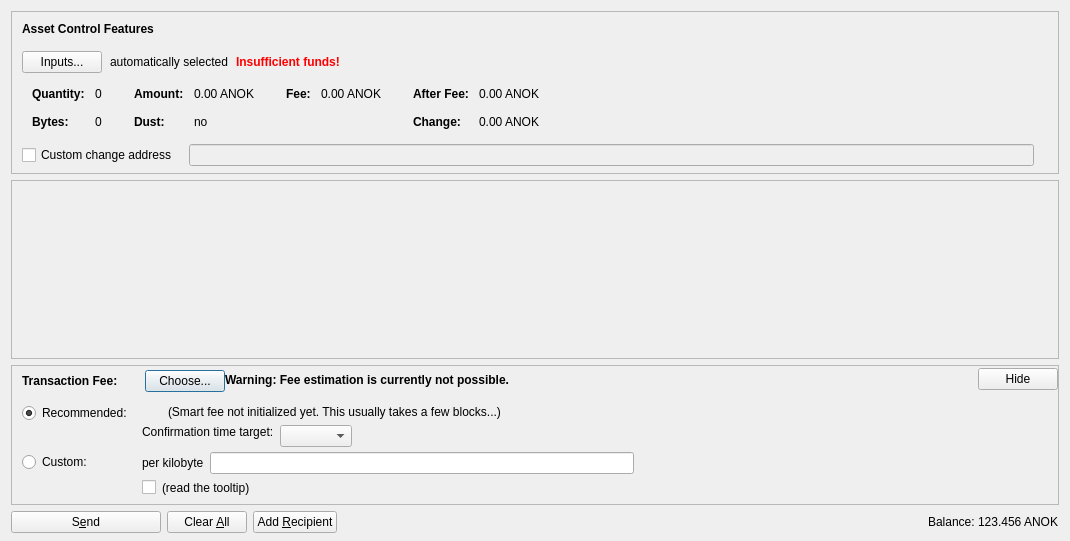
<?xml version="1.0" encoding="UTF-8"?>
<ui version="4.0">
 <class>AssetsDialog</class>
 <widget class="QDialog" name="AssetsDialog">
  <property name="geometry">
   <rect>
    <x>0</x>
    <y>0</y>
    <width>1070</width>
    <height>541</height>
   </rect>
  </property>
  <property name="windowTitle">
   <string>Send Coins</string>
  </property>
  <layout class="QVBoxLayout" name="verticalLayout" stretch="0">
   <property name="bottomMargin">
    <number>8</number>
   </property>
   <item>
    <layout class="QVBoxLayout" name="verticalLayout_3">
     <property name="spacing">
      <number>6</number>
     </property>
     <property name="leftMargin">
      <number>0</number>
     </property>
     <property name="topMargin">
      <number>0</number>
     </property>
     <property name="rightMargin">
      <number>0</number>
     </property>
     <property name="bottomMargin">
      <number>0</number>
     </property>
     <item>
      <widget class="QFrame" name="frameAssetControl">
       <property name="sizePolicy">
        <sizepolicy hsizetype="Expanding" vsizetype="Fixed">
         <horstretch>0</horstretch>
         <verstretch>0</verstretch>
        </sizepolicy>
       </property>
       <property name="maximumSize">
        <size>
         <width>16777215</width>
         <height>16777215</height>
        </size>
       </property>
       <property name="frameShape">
        <enum>QFrame::StyledPanel</enum>
       </property>
       <property name="frameShadow">
        <enum>QFrame::Sunken</enum>
       </property>
       <layout class="QVBoxLayout" name="verticalLayoutAssetControl2">
        <property name="spacing">
         <number>0</number>
        </property>
        <property name="leftMargin">
         <number>0</number>
        </property>
        <property name="topMargin">
         <number>0</number>
        </property>
        <property name="rightMargin">
         <number>0</number>
        </property>
        <property name="bottomMargin">
         <number>6</number>
        </property>
        <item>
         <layout class="QVBoxLayout" name="verticalLayoutAssetControl" stretch="0,0,0,0,1">
          <property name="spacing">
           <number>0</number>
          </property>
          <property name="leftMargin">
           <number>10</number>
          </property>
          <property name="topMargin">
           <number>10</number>
          </property>
          <item>
           <layout class="QHBoxLayout" name="horizontalLayoutAssetControl1">
            <property name="bottomMargin">
             <number>15</number>
            </property>
            <item>
             <widget class="QLabel" name="labelAssetControlFeatures">
              <property name="sizePolicy">
               <sizepolicy hsizetype="Preferred" vsizetype="Maximum">
                <horstretch>0</horstretch>
                <verstretch>0</verstretch>
               </sizepolicy>
              </property>
              <property name="font">
               <font>
                <weight>75</weight>
                <bold>true</bold>
               </font>
              </property>
              <property name="styleSheet">
               <string notr="true">font-weight:bold;</string>
              </property>
              <property name="text">
               <string>Asset Control Features</string>
              </property>
             </widget>
            </item>
           </layout>
          </item>
          <item>
           <layout class="QHBoxLayout" name="horizontalLayoutAssetControl2" stretch="0,0,0,0">
            <property name="spacing">
             <number>8</number>
            </property>
            <property name="bottomMargin">
             <number>10</number>
            </property>
            <item>
             <widget class="QPushButton" name="pushButtonAssetControl">
              <property name="styleSheet">
               <string notr="true"/>
              </property>
              <property name="text">
               <string>Inputs...</string>
              </property>
              <property name="autoDefault">
               <bool>false</bool>
              </property>
             </widget>
            </item>
            <item>
             <widget class="QLabel" name="labelAssetControlAutomaticallySelected">
              <property name="text">
               <string>automatically selected</string>
              </property>
              <property name="margin">
               <number>5</number>
              </property>
             </widget>
            </item>
            <item>
             <widget class="QLabel" name="labelAssetControlInsuffFunds">
              <property name="font">
               <font>
                <weight>75</weight>
                <bold>true</bold>
               </font>
              </property>
              <property name="styleSheet">
               <string notr="true">color:red;font-weight:bold;</string>
              </property>
              <property name="text">
               <string>Insufficient funds!</string>
              </property>
              <property name="margin">
               <number>5</number>
              </property>
             </widget>
            </item>
            <item>
             <spacer name="horizontalSpacerAssetControl">
              <property name="orientation">
               <enum>Qt::Horizontal</enum>
              </property>
              <property name="sizeHint" stdset="0">
               <size>
                <width>40</width>
                <height>1</height>
               </size>
              </property>
             </spacer>
            </item>
           </layout>
          </item>
          <item>
           <widget class="QWidget" name="widgetAssetControl" native="true">
            <property name="sizePolicy">
             <sizepolicy hsizetype="Preferred" vsizetype="Preferred">
              <horstretch>0</horstretch>
              <verstretch>0</verstretch>
             </sizepolicy>
            </property>
            <property name="minimumSize">
             <size>
              <width>0</width>
              <height>0</height>
             </size>
            </property>
            <property name="styleSheet">
             <string notr="true"/>
            </property>
            <layout class="QHBoxLayout" name="horizontalLayoutAssetControl5">
             <property name="leftMargin">
              <number>0</number>
             </property>
             <property name="topMargin">
              <number>0</number>
             </property>
             <property name="rightMargin">
              <number>0</number>
             </property>
             <property name="bottomMargin">
              <number>0</number>
             </property>
             <item>
              <layout class="QHBoxLayout" name="horizontalLayoutAssetControl3" stretch="0,0,0,1">
               <property name="spacing">
                <number>20</number>
               </property>
               <property name="topMargin">
                <number>0</number>
               </property>
               <property name="bottomMargin">
                <number>10</number>
               </property>
               <item>
                <layout class="QFormLayout" name="formLayoutAssetControl1">
                 <property name="horizontalSpacing">
                  <number>10</number>
                 </property>
                 <property name="verticalSpacing">
                  <number>14</number>
                 </property>
                 <property name="leftMargin">
                  <number>10</number>
                 </property>
                 <property name="topMargin">
                  <number>4</number>
                 </property>
                 <property name="rightMargin">
                  <number>6</number>
                 </property>
                 <item row="0" column="0">
                  <widget class="QLabel" name="labelAssetControlQuantityText">
                   <property name="font">
                    <font>
                     <weight>75</weight>
                     <bold>true</bold>
                    </font>
                   </property>
                   <property name="text">
                    <string>Quantity:</string>
                   </property>
                   <property name="margin">
                    <number>0</number>
                   </property>
                  </widget>
                 </item>
                 <item row="0" column="1">
                  <widget class="QLabel" name="labelAssetControlQuantity">
                   <property name="cursor">
                    <cursorShape>IBeamCursor</cursorShape>
                   </property>
                   <property name="contextMenuPolicy">
                    <enum>Qt::ActionsContextMenu</enum>
                   </property>
                   <property name="text">
                    <string notr="true">0</string>
                   </property>
                   <property name="margin">
                    <number>0</number>
                   </property>
                   <property name="textInteractionFlags">
                    <set>Qt::LinksAccessibleByMouse|Qt::TextSelectableByKeyboard|Qt::TextSelectableByMouse</set>
                   </property>
                  </widget>
                 </item>
                 <item row="1" column="0">
                  <widget class="QLabel" name="labelAssetControlBytesText">
                   <property name="font">
                    <font>
                     <weight>75</weight>
                     <bold>true</bold>
                    </font>
                   </property>
                   <property name="text">
                    <string>Bytes:</string>
                   </property>
                  </widget>
                 </item>
                 <item row="1" column="1">
                  <widget class="QLabel" name="labelAssetControlBytes">
                   <property name="cursor">
                    <cursorShape>IBeamCursor</cursorShape>
                   </property>
                   <property name="contextMenuPolicy">
                    <enum>Qt::ActionsContextMenu</enum>
                   </property>
                   <property name="text">
                    <string notr="true">0</string>
                   </property>
                   <property name="textInteractionFlags">
                    <set>Qt::LinksAccessibleByMouse|Qt::TextSelectableByKeyboard|Qt::TextSelectableByMouse</set>
                   </property>
                  </widget>
                 </item>
                </layout>
               </item>
               <item>
                <layout class="QFormLayout" name="formLayoutAssetControl2">
                 <property name="horizontalSpacing">
                  <number>10</number>
                 </property>
                 <property name="verticalSpacing">
                  <number>14</number>
                 </property>
                 <property name="leftMargin">
                  <number>6</number>
                 </property>
                 <property name="topMargin">
                  <number>4</number>
                 </property>
                 <property name="rightMargin">
                  <number>6</number>
                 </property>
                 <item row="0" column="0">
                  <widget class="QLabel" name="labelAssetControlAmountText">
                   <property name="font">
                    <font>
                     <weight>75</weight>
                     <bold>true</bold>
                    </font>
                   </property>
                   <property name="text">
                    <string>Amount:</string>
                   </property>
                   <property name="margin">
                    <number>0</number>
                   </property>
                  </widget>
                 </item>
                 <item row="0" column="1">
                  <widget class="QLabel" name="labelAssetControlAmount">
                   <property name="cursor">
                    <cursorShape>IBeamCursor</cursorShape>
                   </property>
                   <property name="contextMenuPolicy">
                    <enum>Qt::ActionsContextMenu</enum>
                   </property>
                   <property name="text">
                    <string notr="true">0.00 ANOK</string>
                   </property>
                   <property name="textInteractionFlags">
                    <set>Qt::LinksAccessibleByMouse|Qt::TextSelectableByKeyboard|Qt::TextSelectableByMouse</set>
                   </property>
                  </widget>
                 </item>
                 <item row="1" column="0">
                  <widget class="QLabel" name="labelAssetControlLowOutputText">
                   <property name="font">
                    <font>
                     <weight>75</weight>
                     <bold>true</bold>
                    </font>
                   </property>
                   <property name="text">
                    <string>Dust:</string>
                   </property>
                  </widget>
                 </item>
                 <item row="1" column="1">
                  <widget class="QLabel" name="labelAssetControlLowOutput">
                   <property name="cursor">
                    <cursorShape>IBeamCursor</cursorShape>
                   </property>
                   <property name="contextMenuPolicy">
                    <enum>Qt::ActionsContextMenu</enum>
                   </property>
                   <property name="text">
                    <string notr="true">no</string>
                   </property>
                   <property name="textInteractionFlags">
                    <set>Qt::LinksAccessibleByMouse|Qt::TextSelectableByKeyboard|Qt::TextSelectableByMouse</set>
                   </property>
                  </widget>
                 </item>
                </layout>
               </item>
               <item>
                <layout class="QFormLayout" name="formLayoutAssetControl3">
                 <property name="horizontalSpacing">
                  <number>10</number>
                 </property>
                 <property name="verticalSpacing">
                  <number>14</number>
                 </property>
                 <property name="leftMargin">
                  <number>6</number>
                 </property>
                 <property name="topMargin">
                  <number>4</number>
                 </property>
                 <property name="rightMargin">
                  <number>6</number>
                 </property>
                 <item row="0" column="0">
                  <widget class="QLabel" name="labelAssetControlFeeText">
                   <property name="font">
                    <font>
                     <weight>75</weight>
                     <bold>true</bold>
                    </font>
                   </property>
                   <property name="text">
                    <string>Fee:</string>
                   </property>
                   <property name="margin">
                    <number>0</number>
                   </property>
                  </widget>
                 </item>
                 <item row="0" column="1">
                  <widget class="QLabel" name="labelAssetControlFee">
                   <property name="cursor">
                    <cursorShape>IBeamCursor</cursorShape>
                   </property>
                   <property name="contextMenuPolicy">
                    <enum>Qt::ActionsContextMenu</enum>
                   </property>
                   <property name="text">
                    <string notr="true">0.00 ANOK</string>
                   </property>
                   <property name="textInteractionFlags">
                    <set>Qt::LinksAccessibleByMouse|Qt::TextSelectableByKeyboard|Qt::TextSelectableByMouse</set>
                   </property>
                  </widget>
                 </item>
                </layout>
               </item>
               <item>
                <layout class="QFormLayout" name="formLayoutAssetControl4">
                 <property name="horizontalSpacing">
                  <number>10</number>
                 </property>
                 <property name="verticalSpacing">
                  <number>14</number>
                 </property>
                 <property name="leftMargin">
                  <number>6</number>
                 </property>
                 <property name="topMargin">
                  <number>4</number>
                 </property>
                 <property name="rightMargin">
                  <number>6</number>
                 </property>
                 <item row="0" column="0">
                  <widget class="QLabel" name="labelAssetControlAfterFeeText">
                   <property name="font">
                    <font>
                     <weight>75</weight>
                     <bold>true</bold>
                    </font>
                   </property>
                   <property name="text">
                    <string>After Fee:</string>
                   </property>
                   <property name="margin">
                    <number>0</number>
                   </property>
                  </widget>
                 </item>
                 <item row="0" column="1">
                  <widget class="QLabel" name="labelAssetControlAfterFee">
                   <property name="cursor">
                    <cursorShape>IBeamCursor</cursorShape>
                   </property>
                   <property name="contextMenuPolicy">
                    <enum>Qt::ActionsContextMenu</enum>
                   </property>
                   <property name="text">
                    <string notr="true">0.00 ANOK</string>
                   </property>
                   <property name="textInteractionFlags">
                    <set>Qt::LinksAccessibleByMouse|Qt::TextSelectableByKeyboard|Qt::TextSelectableByMouse</set>
                   </property>
                  </widget>
                 </item>
                 <item row="1" column="0">
                  <widget class="QLabel" name="labelAssetControlChangeText">
                   <property name="font">
                    <font>
                     <weight>75</weight>
                     <bold>true</bold>
                    </font>
                   </property>
                   <property name="text">
                    <string>Change:</string>
                   </property>
                  </widget>
                 </item>
                 <item row="1" column="1">
                  <widget class="QLabel" name="labelAssetControlChange">
                   <property name="cursor">
                    <cursorShape>IBeamCursor</cursorShape>
                   </property>
                   <property name="contextMenuPolicy">
                    <enum>Qt::ActionsContextMenu</enum>
                   </property>
                   <property name="text">
                    <string notr="true">0.00 ANOK</string>
                   </property>
                   <property name="textInteractionFlags">
                    <set>Qt::LinksAccessibleByMouse|Qt::TextSelectableByKeyboard|Qt::TextSelectableByMouse</set>
                   </property>
                  </widget>
                 </item>
                </layout>
               </item>
              </layout>
             </item>
            </layout>
           </widget>
          </item>
          <item>
           <layout class="QHBoxLayout" name="horizontalLayoutAssetControl4" stretch="0,0,0">
            <property name="spacing">
             <number>12</number>
            </property>
            <property name="sizeConstraint">
             <enum>QLayout::SetDefaultConstraint</enum>
            </property>
            <property name="topMargin">
             <number>5</number>
            </property>
            <property name="rightMargin">
             <number>5</number>
            </property>
            <item>
             <widget class="QCheckBox" name="checkBoxAssetControlChange">
              <property name="toolTip">
               <string>If this is activated, but the change address is empty or invalid, change will be sent to a newly generated address.</string>
              </property>
              <property name="text">
               <string>Custom change address</string>
              </property>
             </widget>
            </item>
            <item>
             <widget class="QValidatedLineEdit" name="lineEditAssetControlChange">
              <property name="enabled">
               <bool>false</bool>
              </property>
              <property name="sizePolicy">
               <sizepolicy hsizetype="Expanding" vsizetype="Fixed">
                <horstretch>0</horstretch>
                <verstretch>0</verstretch>
               </sizepolicy>
              </property>
             </widget>
            </item>
            <item>
             <widget class="QLabel" name="labelAssetControlChangeLabel">
              <property name="sizePolicy">
               <sizepolicy hsizetype="Preferred" vsizetype="Expanding">
                <horstretch>0</horstretch>
                <verstretch>0</verstretch>
               </sizepolicy>
              </property>
              <property name="minimumSize">
               <size>
                <width>0</width>
                <height>0</height>
               </size>
              </property>
              <property name="text">
               <string/>
              </property>
              <property name="margin">
               <number>3</number>
              </property>
             </widget>
            </item>
           </layout>
          </item>
          <item>
           <spacer name="verticalSpacerAssetControl">
            <property name="orientation">
             <enum>Qt::Vertical</enum>
            </property>
            <property name="sizeHint" stdset="0">
             <size>
              <width>800</width>
              <height>1</height>
             </size>
            </property>
           </spacer>
          </item>
         </layout>
        </item>
       </layout>
      </widget>
     </item>
     <item>
      <widget class="QScrollArea" name="scrollArea">
       <property name="widgetResizable">
        <bool>true</bool>
       </property>
       <widget class="QWidget" name="scrollAreaWidgetContents">
        <property name="geometry">
         <rect>
          <x>0</x>
          <y>0</y>
          <width>1048</width>
          <height>91</height>
         </rect>
        </property>
        <layout class="QVBoxLayout" name="verticalLayout_2" stretch="0,1">
         <property name="leftMargin">
          <number>0</number>
         </property>
         <property name="topMargin">
          <number>0</number>
         </property>
         <property name="rightMargin">
          <number>0</number>
         </property>
         <property name="bottomMargin">
          <number>0</number>
         </property>
         <item>
          <layout class="QVBoxLayout" name="entries">
           <property name="spacing">
            <number>6</number>
           </property>
          </layout>
         </item>
         <item>
          <spacer name="verticalSpacer">
           <property name="orientation">
            <enum>Qt::Vertical</enum>
           </property>
           <property name="sizeHint" stdset="0">
            <size>
             <width>20</width>
             <height>40</height>
            </size>
           </property>
          </spacer>
         </item>
        </layout>
       </widget>
      </widget>
     </item>
     <item>
      <widget class="QFrame" name="frameFee">
       <property name="sizePolicy">
        <sizepolicy hsizetype="Expanding" vsizetype="Fixed">
         <horstretch>0</horstretch>
         <verstretch>0</verstretch>
        </sizepolicy>
       </property>
       <property name="maximumSize">
        <size>
         <width>16777215</width>
         <height>16777215</height>
        </size>
       </property>
       <property name="frameShape">
        <enum>QFrame::StyledPanel</enum>
       </property>
       <property name="frameShadow">
        <enum>QFrame::Sunken</enum>
       </property>
       <layout class="QVBoxLayout" name="verticalLayoutFee1">
        <property name="spacing">
         <number>0</number>
        </property>
        <property name="leftMargin">
         <number>0</number>
        </property>
        <property name="topMargin">
         <number>0</number>
        </property>
        <property name="rightMargin">
         <number>0</number>
        </property>
        <property name="bottomMargin">
         <number>0</number>
        </property>
        <item>
         <layout class="QVBoxLayout" name="verticalLayoutFee2" stretch="0,0,0">
          <property name="spacing">
           <number>0</number>
          </property>
          <property name="leftMargin">
           <number>10</number>
          </property>
          <property name="topMargin">
           <number>0</number>
          </property>
          <item>
           <layout class="QHBoxLayout" name="horizontalLayoutFee1">
            <property name="bottomMargin">
             <number>0</number>
            </property>
            <item>
             <layout class="QVBoxLayout" name="verticalLayoutFee7">
              <property name="spacing">
               <number>0</number>
              </property>
              <item>
               <spacer name="verticalSpacerSmartFee">
                <property name="orientation">
                 <enum>Qt::Vertical</enum>
                </property>
                <property name="sizeType">
                 <enum>QSizePolicy::Fixed</enum>
                </property>
                <property name="sizeHint" stdset="0">
                 <size>
                  <width>1</width>
                  <height>4</height>
                 </size>
                </property>
               </spacer>
              </item>
              <item>
               <layout class="QHBoxLayout" name="horizontalLayoutSmartFee">
                <property name="spacing">
                 <number>10</number>
                </property>
                <item>
                 <widget class="QLabel" name="labelFeeHeadline">
                  <property name="sizePolicy">
                   <sizepolicy hsizetype="Preferred" vsizetype="Maximum">
                    <horstretch>0</horstretch>
                    <verstretch>0</verstretch>
                   </sizepolicy>
                  </property>
                  <property name="font">
                   <font>
                    <weight>75</weight>
                    <bold>true</bold>
                   </font>
                  </property>
                  <property name="styleSheet">
                   <string notr="true">font-weight:bold;</string>
                  </property>
                  <property name="text">
                   <string>Transaction Fee:</string>
                  </property>
                 </widget>
                </item>
                <item>
                 <widget class="QLabel" name="labelFeeMinimized">
                  <property name="text">
                   <string/>
                  </property>
                 </widget>
                </item>
                <item>
                 <widget class="QPushButton" name="buttonChooseFee">
                  <property name="text">
                   <string>Choose...</string>
                  </property>
                 </widget>
                </item>
               </layout>
              </item>
              <item>
               <spacer name="verticalSpacer_5">
                <property name="orientation">
                 <enum>Qt::Vertical</enum>
                </property>
                <property name="sizeHint" stdset="0">
                 <size>
                  <width>1</width>
                  <height>1</height>
                 </size>
                </property>
               </spacer>
              </item>
             </layout>
            </item>
            <item>
             <widget class="QLabel" name="fallbackFeeWarningLabel">
              <property name="font">
               <font>
                <weight>75</weight>
                <bold>true</bold>
               </font>
              </property>
              <property name="toolTip">
               <string>Using the fallbackfee can result in sending a transaction that will take several hours or days (or never) to confirm. Consider choosing your fee manually or wait until you have validated the complete chain.</string>
              </property>
              <property name="text">
               <string>Warning: Fee estimation is currently not possible.</string>
              </property>
              <property name="wordWrap">
               <bool>false</bool>
              </property>
             </widget>
            </item>
            <item>
             <spacer name="horizontalSpacer_4">
              <property name="orientation">
               <enum>Qt::Horizontal</enum>
              </property>
              <property name="sizeType">
               <enum>QSizePolicy::MinimumExpanding</enum>
              </property>
              <property name="sizeHint" stdset="0">
               <size>
                <width>40</width>
                <height>20</height>
               </size>
              </property>
             </spacer>
            </item>
            <item>
             <widget class="QPushButton" name="buttonMinimizeFee">
              <property name="toolTip">
               <string>collapse fee-settings</string>
              </property>
              <property name="text">
               <string>Hide</string>
              </property>
             </widget>
            </item>
           </layout>
          </item>
          <item>
           <widget class="QFrame" name="frameFeeSelection">
            <layout class="QVBoxLayout" name="verticalLayoutFee12">
             <property name="spacing">
              <number>0</number>
             </property>
             <property name="leftMargin">
              <number>0</number>
             </property>
             <property name="topMargin">
              <number>0</number>
             </property>
             <property name="rightMargin">
              <number>0</number>
             </property>
             <property name="bottomMargin">
              <number>0</number>
             </property>
             <item>
              <layout class="QGridLayout" name="gridLayoutFee">
               <property name="topMargin">
                <number>10</number>
               </property>
               <property name="bottomMargin">
                <number>4</number>
               </property>
               <property name="horizontalSpacing">
                <number>10</number>
               </property>
               <property name="verticalSpacing">
                <number>4</number>
               </property>
               <item row="1" column="1">
                <layout class="QVBoxLayout" name="verticalLayoutFee8">
                 <property name="spacing">
                  <number>6</number>
                 </property>
                 <item>
                  <layout class="QHBoxLayout" name="horizontalLayoutFee13">
                   <item>
                    <widget class="QLabel" name="labelCustomPerKilobyte">
                     <property name="toolTip">
                      <string>If the custom fee is set to 1000 satoshis and the transaction is only 250 bytes, then &quot;per kilobyte&quot; only pays 250 satoshis in fee, while &quot;total at least&quot; pays 1000 satoshis. For transactions bigger than a kilobyte both pay by kilobyte.</string>
                     </property>
                     <property name="text">
                      <string>per kilobyte</string>
                     </property>
                    </widget>
                   </item>
                   <item>
                    <widget class="BitcoinAmountField" name="customFee"/>
                   </item>
                   <item>
                    <spacer name="horizontalSpacer_6">
                     <property name="orientation">
                      <enum>Qt::Horizontal</enum>
                     </property>
                     <property name="sizeHint" stdset="0">
                      <size>
                       <width>1</width>
                       <height>1</height>
                      </size>
                     </property>
                    </spacer>
                   </item>
                  </layout>
                 </item>
                 <item>
                  <layout class="QHBoxLayout" name="horizontalLayoutFee8">
                   <item>
                    <widget class="QCheckBox" name="checkBoxMinimumFee">
                     <property name="toolTip">
                      <string>Paying only the minimum fee is just fine as long as there is less transaction volume than space in the blocks. But be aware that this can end up in a never confirming transaction once there is more demand for anokas transactions than the network can process.</string>
                     </property>
                     <property name="text">
                      <string/>
                     </property>
                    </widget>
                   </item>
                   <item>
                    <widget class="QLabel" name="labelMinFeeWarning">
                     <property name="enabled">
                      <bool>true</bool>
                     </property>
                     <property name="toolTip">
                      <string>Paying only the minimum fee is just fine as long as there is less transaction volume than space in the blocks. But be aware that this can end up in a never confirming transaction once there is more demand for anokas transactions than the network can process.</string>
                     </property>
                     <property name="text">
                      <string>(read the tooltip)</string>
                     </property>
                     <property name="margin">
                      <number>5</number>
                     </property>
                    </widget>
                   </item>
                   <item>
                    <spacer name="horizontalSpacer_2">
                     <property name="orientation">
                      <enum>Qt::Horizontal</enum>
                     </property>
                     <property name="sizeHint" stdset="0">
                      <size>
                       <width>1</width>
                       <height>1</height>
                      </size>
                     </property>
                    </spacer>
                   </item>
                  </layout>
                 </item>
                </layout>
               </item>
               <item row="0" column="0">
                <layout class="QVBoxLayout" name="verticalLayoutFee4" stretch="0,1">
                 <item>
                  <widget class="QRadioButton" name="radioSmartFee">
                   <property name="text">
                    <string>Recommended:</string>
                   </property>
                   <property name="checked">
                    <bool>true</bool>
                   </property>
                   <attribute name="buttonGroup">
                    <string notr="true">groupFee</string>
                   </attribute>
                  </widget>
                 </item>
                 <item>
                  <spacer name="verticalSpacer_2">
                   <property name="orientation">
                    <enum>Qt::Vertical</enum>
                   </property>
                   <property name="sizeHint" stdset="0">
                    <size>
                     <width>1</width>
                     <height>1</height>
                    </size>
                   </property>
                  </spacer>
                 </item>
                </layout>
               </item>
               <item row="1" column="0">
                <layout class="QVBoxLayout" name="verticalLayoutFee9" stretch="0,1">
                 <item>
                  <widget class="QRadioButton" name="radioCustomFee">
                   <property name="text">
                    <string>Custom:</string>
                   </property>
                   <attribute name="buttonGroup">
                    <string notr="true">groupFee</string>
                   </attribute>
                  </widget>
                 </item>
                 <item>
                  <spacer name="verticalSpacer_6">
                   <property name="orientation">
                    <enum>Qt::Vertical</enum>
                   </property>
                   <property name="sizeHint" stdset="0">
                    <size>
                     <width>1</width>
                     <height>1</height>
                    </size>
                   </property>
                  </spacer>
                 </item>
                </layout>
               </item>
               <item row="0" column="1">
                <layout class="QVBoxLayout" name="verticalLayoutFee3" stretch="0,0,1">
                 <property name="spacing">
                  <number>6</number>
                 </property>
                 <property name="topMargin">
                  <number>2</number>
                 </property>
                 <item>
                  <layout class="QHBoxLayout" name="horizontalLayoutFee12">
                   <item>
                    <widget class="QLabel" name="labelSmartFee">
                     <property name="text">
                      <string/>
                     </property>
                     <property name="margin">
                      <number>2</number>
                     </property>
                    </widget>
                   </item>
                   <item>
                    <widget class="QLabel" name="labelFeeEstimation">
                     <property name="text">
                      <string/>
                     </property>
                    </widget>
                   </item>
                   <item>
                    <widget class="QLabel" name="labelSmartFee2">
                     <property name="text">
                      <string>(Smart fee not initialized yet. This usually takes a few blocks...)</string>
                     </property>
                     <property name="margin">
                      <number>2</number>
                     </property>
                    </widget>
                   </item>
                   <item>
                    <spacer name="horizontalSpacer_5">
                     <property name="orientation">
                      <enum>Qt::Horizontal</enum>
                     </property>
                     <property name="sizeHint" stdset="0">
                      <size>
                       <width>1</width>
                       <height>1</height>
                      </size>
                     </property>
                    </spacer>
                   </item>
                  </layout>
                 </item>
                 <item>
                  <layout class="QHBoxLayout" name="horizontalLayoutFee9">
                   <item>
                    <layout class="QVBoxLayout" name="verticalLayoutFee6">
                     <item>
                      <widget class="QLabel" name="labelSmartFee3">
                       <property name="text">
                        <string>Confirmation time target:</string>
                       </property>
                       <property name="margin">
                        <number>2</number>
                       </property>
                      </widget>
                     </item>
                     <item>
                      <spacer name="verticalSpacer_3">
                       <property name="orientation">
                        <enum>Qt::Vertical</enum>
                       </property>
                       <property name="sizeHint" stdset="0">
                        <size>
                         <width>1</width>
                         <height>1</height>
                        </size>
                       </property>
                      </spacer>
                     </item>
                    </layout>
                   </item>
                   <item>
                    <layout class="QVBoxLayout" name="verticalLayoutFee5">
                     <property name="rightMargin">
                      <number>30</number>
                     </property>
                     <item>
                      <layout class="QHBoxLayout" name="horizontalLayoutConfTarget">
                       <property name="bottomMargin">
                        <number>0</number>
                       </property>
                       <item>
                        <widget class="QComboBox" name="confTargetSelector"/>
                       </item>
                       <item>
                        <spacer name="horizontalSpacerConfTarget">
                         <property name="orientation">
                          <enum>Qt::Horizontal</enum>
                         </property>
                         <property name="sizeHint" stdset="0">
                          <size>
                           <width>40</width>
                           <height>20</height>
                          </size>
                         </property>
                        </spacer>
                       </item>
                      </layout>
                     </item>
                    </layout>
                   </item>
                  </layout>
                 </item>
                 <item>
                  <spacer name="verticalSpacer_4">
                   <property name="orientation">
                    <enum>Qt::Vertical</enum>
                   </property>
                   <property name="sizeHint" stdset="0">
                    <size>
                     <width>1</width>
                     <height>1</height>
                    </size>
                   </property>
                  </spacer>
                 </item>
                </layout>
               </item>
              </layout>
             </item>
            </layout>
           </widget>
          </item>
          <item>
           <spacer name="verticalSpacerFee">
            <property name="orientation">
             <enum>Qt::Vertical</enum>
            </property>
            <property name="sizeHint" stdset="0">
             <size>
              <width>40</width>
              <height>5</height>
             </size>
            </property>
           </spacer>
          </item>
         </layout>
        </item>
       </layout>
      </widget>
     </item>
     <item>
      <layout class="QHBoxLayout" name="horizontalLayout">
       <item>
        <widget class="QPushButton" name="sendButton">
         <property name="minimumSize">
          <size>
           <width>150</width>
           <height>0</height>
          </size>
         </property>
         <property name="toolTip">
          <string>Confirm the send action</string>
         </property>
         <property name="text">
          <string>S&amp;end</string>
         </property>
         <property name="icon">
          <iconset>
           <normaloff>:/icons/send</normaloff>:/icons/send</iconset>
         </property>
         <property name="autoDefault">
          <bool>false</bool>
         </property>
         <property name="default">
          <bool>false</bool>
         </property>
        </widget>
       </item>
       <item>
        <widget class="QPushButton" name="clearButton">
         <property name="sizePolicy">
          <sizepolicy hsizetype="Minimum" vsizetype="Fixed">
           <horstretch>0</horstretch>
           <verstretch>0</verstretch>
          </sizepolicy>
         </property>
         <property name="toolTip">
          <string>Clear all fields of the form.</string>
         </property>
         <property name="text">
          <string>Clear &amp;All</string>
         </property>
         <property name="icon">
          <iconset>
           <normaloff>:/icons/remove</normaloff>:/icons/remove</iconset>
         </property>
         <property name="autoDefault">
          <bool>false</bool>
         </property>
        </widget>
       </item>
       <item>
        <widget class="QPushButton" name="addButton">
         <property name="toolTip">
          <string>Transfer to multiple recipients at once</string>
         </property>
         <property name="text">
          <string>Add &amp;Recipient</string>
         </property>
         <property name="icon">
          <iconset>
           <normaloff>:/icons/add</normaloff>:/icons/add</iconset>
         </property>
         <property name="autoDefault">
          <bool>false</bool>
         </property>
        </widget>
       </item>
       <item>
        <spacer name="horizontalSpacer">
         <property name="orientation">
          <enum>Qt::Horizontal</enum>
         </property>
         <property name="sizeHint" stdset="0">
          <size>
           <width>40</width>
           <height>20</height>
          </size>
         </property>
        </spacer>
       </item>
       <item>
        <layout class="QHBoxLayout" name="horizontalLayout_2">
         <property name="spacing">
          <number>3</number>
         </property>
         <item>
          <widget class="QLabel" name="labelBalanceText">
           <property name="sizePolicy">
            <sizepolicy hsizetype="Preferred" vsizetype="Fixed">
             <horstretch>0</horstretch>
             <verstretch>0</verstretch>
            </sizepolicy>
           </property>
           <property name="text">
            <string>Balance:</string>
           </property>
          </widget>
         </item>
         <item>
          <widget class="QLabel" name="labelBalance">
           <property name="sizePolicy">
            <sizepolicy hsizetype="Preferred" vsizetype="Fixed">
             <horstretch>0</horstretch>
             <verstretch>0</verstretch>
            </sizepolicy>
           </property>
           <property name="cursor">
            <cursorShape>IBeamCursor</cursorShape>
           </property>
           <property name="text">
            <string notr="true">123.456 ANOK</string>
           </property>
           <property name="textInteractionFlags">
            <set>Qt::LinksAccessibleByMouse|Qt::TextSelectableByKeyboard|Qt::TextSelectableByMouse</set>
           </property>
          </widget>
         </item>
        </layout>
       </item>
      </layout>
     </item>
    </layout>
   </item>
  </layout>
 </widget>
 <customwidgets>
  <customwidget>
   <class>QValidatedLineEdit</class>
   <extends>QLineEdit</extends>
   <header>qt/qvalidatedlineedit.h</header>
  </customwidget>
  <customwidget>
   <class>BitcoinAmountField</class>
   <extends>QLineEdit</extends>
   <header>qt/bitcoinamountfield.h</header>
   <container>1</container>
  </customwidget>
 </customwidgets>
 <resources>
  <include location="../raptoreum.qrc"/>
 </resources>
 <connections/>
 <buttongroups>
  <buttongroup name="groupFee"/>
 </buttongroups>
</ui>
